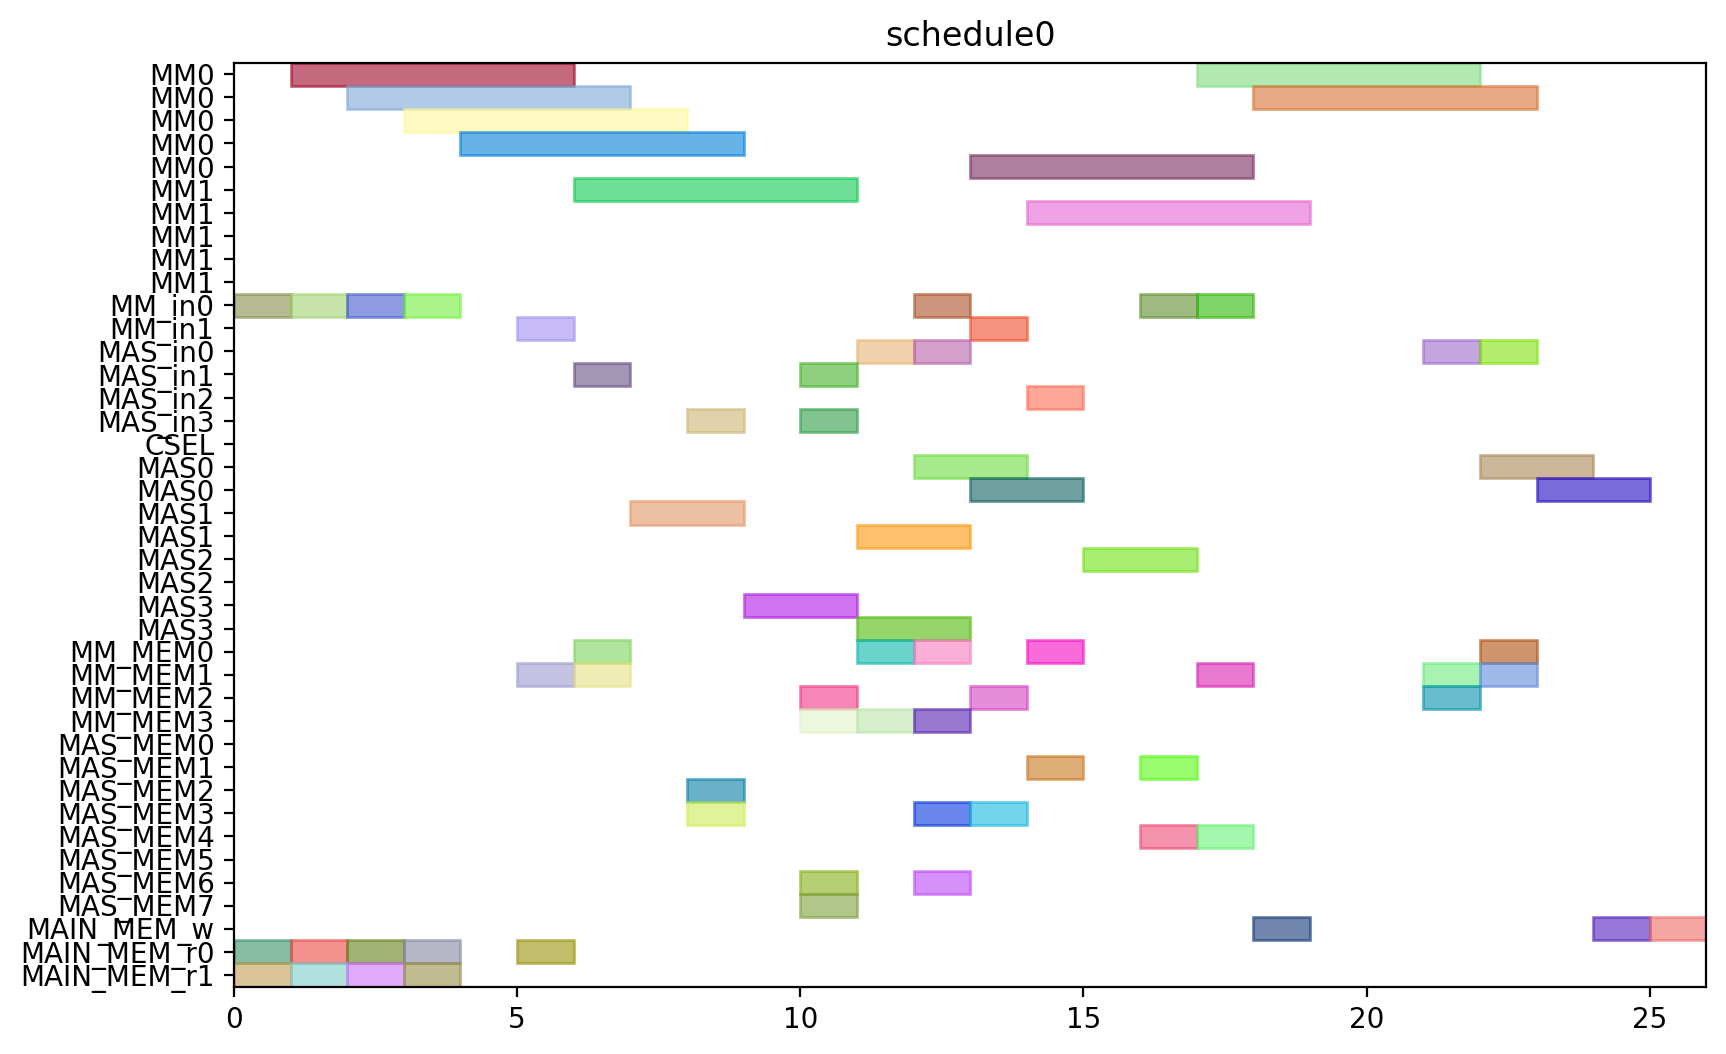

Write Python code to recreate this figure.
from pyschedule import Scenario, solvers, plotters, alt


def solve():
	horizon = 120
	S = Scenario("schedule0", horizon=horizon)

	# resource
	MM = S.Resources('MM', num=2, size=5)
	MM_in = S.Resources('MM_in', num=2)
	MAS_in = S.Resources('MAS_in', num=4)
	CSEL = S.Resource('CSEL')
	MAS = S.Resources('MAS', num=4, size=2, periods=range(1, horizon))
	MM_MEM = S.Resources('MM_MEM', num=4)
	MAS_MEM = S.Resources('MAS_MEM', num=8)
	MAIN_MEM_w = S.Resource('MAIN_MEM_w', size=1)
	MAIN_MEM_r = S.Resources('MAIN_MEM_r', num=2)

	# result of previous scheduling

	# new tasks
	t0 = S.Task('t0', length=5, delay_cost=1)
	t0 += alt(MM)
	t0_in = S.Task('t0_in', length=1, delay_cost=1)
	t0_in += alt(MM_in)
	S += t0_in*MM_in[0]<=t0*MM[0]
	S += t0_in*MM_in[1]<=t0*MM[1]
	t0_mem0 = S.Task('t0_mem0', length=1, delay_cost=1)
	t0_mem0 += MAIN_MEM_r[0]
	S += t0_mem0 <= t0

	t0_mem1 = S.Task('t0_mem1', length=1, delay_cost=1)
	t0_mem1 += MAIN_MEM_r[1]
	S += t0_mem1 <= t0

	t3 = S.Task('t3', length=5, delay_cost=1)
	t3 += alt(MM)
	t3_in = S.Task('t3_in', length=1, delay_cost=1)
	t3_in += alt(MM_in)
	S += t3_in*MM_in[0]<=t3*MM[0]
	S += t3_in*MM_in[1]<=t3*MM[1]
	t3_mem0 = S.Task('t3_mem0', length=1, delay_cost=1)
	t3_mem0 += MAIN_MEM_r[0]
	S += t3_mem0 <= t3

	t3_mem1 = S.Task('t3_mem1', length=1, delay_cost=1)
	t3_mem1 += MAIN_MEM_r[1]
	S += t3_mem1 <= t3

	t1 = S.Task('t1', length=5, delay_cost=1)
	t1 += alt(MM)
	t1_in = S.Task('t1_in', length=1, delay_cost=1)
	t1_in += alt(MM_in)
	S += t1_in*MM_in[0]<=t1*MM[0]
	S += t1_in*MM_in[1]<=t1*MM[1]
	t1_mem0 = S.Task('t1_mem0', length=1, delay_cost=1)
	t1_mem0 += MAIN_MEM_r[0]
	S += t1_mem0 <= t1

	t1_mem1 = S.Task('t1_mem1', length=1, delay_cost=1)
	t1_mem1 += MAIN_MEM_r[1]
	S += t1_mem1 <= t1

	t2 = S.Task('t2', length=5, delay_cost=1)
	t2 += alt(MM)
	t2_in = S.Task('t2_in', length=1, delay_cost=1)
	t2_in += alt(MM_in)
	S += t2_in*MM_in[0]<=t2*MM[0]
	S += t2_in*MM_in[1]<=t2*MM[1]
	t2_mem0 = S.Task('t2_mem0', length=1, delay_cost=1)
	t2_mem0 += MAIN_MEM_r[0]
	S += t2_mem0 <= t2

	t2_mem1 = S.Task('t2_mem1', length=1, delay_cost=1)
	t2_mem1 += MAIN_MEM_r[1]
	S += t2_mem1 <= t2

	t4 = S.Task('t4', length=5, delay_cost=1)
	t4 += alt(MM)
	t4_in = S.Task('t4_in', length=1, delay_cost=1)
	t4_in += alt(MM_in)
	S += t4_in*MM_in[0]<=t4*MM[0]
	S += t4_in*MM_in[1]<=t4*MM[1]
	t4_mem0 = S.Task('t4_mem0', length=1, delay_cost=1)
	t4_mem0 += MAIN_MEM_r[0]
	S += t4_mem0 <= t4

	t4_mem1 = S.Task('t4_mem1', length=1, delay_cost=1)
	t4_mem1 += alt(MM_MEM)
	S += (t2*MM[0])-1 < t4_mem1*MM_MEM[1]
	S += (t2*MM[1])-1 < t4_mem1*MM_MEM[3]
	S += t4_mem1 <= t4

	t5 = S.Task('t5', length=2, delay_cost=1)
	t5 += alt(MAS)
	t5_in = S.Task('t5_in', length=1, delay_cost=1)
	t5_in += alt(MAS_in)
	S += t5_in*MAS_in[0]<=t5*MAS[0]

	S += t5_in*MAS_in[1]<=t5*MAS[1]

	S += t5_in*MAS_in[2]<=t5*MAS[2]

	S += t5_in*MAS_in[3]<=t5*MAS[3]

	t5_mem0 = S.Task('t5_mem0', length=1, delay_cost=1)
	t5_mem0 += alt(MM_MEM)
	S += (t0*MM[0])-1 < t5_mem0*MM_MEM[0]
	S += (t0*MM[1])-1 < t5_mem0*MM_MEM[2]
	S += t5_mem0 <= t5

	t5_mem1 = S.Task('t5_mem1', length=1, delay_cost=1)
	t5_mem1 += alt(MM_MEM)
	S += (t0*MM[0])-1 < t5_mem1*MM_MEM[1]
	S += (t0*MM[1])-1 < t5_mem1*MM_MEM[3]
	S += t5_mem1 <= t5

	t6 = S.Task('t6', length=2, delay_cost=1)
	t6 += alt(MAS)
	t6_in = S.Task('t6_in', length=1, delay_cost=1)
	t6_in += alt(MAS_in)
	S += t6_in*MAS_in[0]<=t6*MAS[0]

	S += t6_in*MAS_in[1]<=t6*MAS[1]

	S += t6_in*MAS_in[2]<=t6*MAS[2]

	S += t6_in*MAS_in[3]<=t6*MAS[3]

	t6_mem0 = S.Task('t6_mem0', length=1, delay_cost=1)
	t6_mem0 += alt(MAS_MEM)
	S += (t5*MAS[0])-1 < t6_mem0*MAS_MEM[0]
	S += (t5*MAS[1])-1 < t6_mem0*MAS_MEM[2]
	S += (t5*MAS[2])-1 < t6_mem0*MAS_MEM[4]
	S += (t5*MAS[3])-1 < t6_mem0*MAS_MEM[6]
	S += t6_mem0 <= t6

	t6_mem1 = S.Task('t6_mem1', length=1, delay_cost=1)
	t6_mem1 += alt(MAS_MEM)
	S += (t5*MAS[0])-1 < t6_mem1*MAS_MEM[1]
	S += (t5*MAS[1])-1 < t6_mem1*MAS_MEM[3]
	S += (t5*MAS[2])-1 < t6_mem1*MAS_MEM[5]
	S += (t5*MAS[3])-1 < t6_mem1*MAS_MEM[7]
	S += t6_mem1 <= t6

	t9 = S.Task('t9', length=2, delay_cost=1)
	t9 += alt(MAS)
	t9_in = S.Task('t9_in', length=1, delay_cost=1)
	t9_in += alt(MAS_in)
	S += t9_in*MAS_in[0]<=t9*MAS[0]

	S += t9_in*MAS_in[1]<=t9*MAS[1]

	S += t9_in*MAS_in[2]<=t9*MAS[2]

	S += t9_in*MAS_in[3]<=t9*MAS[3]

	t9_mem0 = S.Task('t9_mem0', length=1, delay_cost=1)
	t9_mem0 += alt(MM_MEM)
	S += (t0*MM[0])-1 < t9_mem0*MM_MEM[0]
	S += (t0*MM[1])-1 < t9_mem0*MM_MEM[2]
	S += t9_mem0 <= t9

	t9_mem1 = S.Task('t9_mem1', length=1, delay_cost=1)
	t9_mem1 += alt(MM_MEM)
	S += (t4*MM[0])-1 < t9_mem1*MM_MEM[1]
	S += (t4*MM[1])-1 < t9_mem1*MM_MEM[3]
	S += t9_mem1 <= t9

	t10 = S.Task('t10', length=2, delay_cost=1)
	t10 += alt(MAS)
	t10_in = S.Task('t10_in', length=1, delay_cost=1)
	t10_in += alt(MAS_in)
	S += t10_in*MAS_in[0]<=t10*MAS[0]

	S += t10_in*MAS_in[1]<=t10*MAS[1]

	S += t10_in*MAS_in[2]<=t10*MAS[2]

	S += t10_in*MAS_in[3]<=t10*MAS[3]

	t10_mem0 = S.Task('t10_mem0', length=1, delay_cost=1)
	t10_mem0 += alt(MM_MEM)
	S += (t4*MM[0])-1 < t10_mem0*MM_MEM[0]
	S += (t4*MM[1])-1 < t10_mem0*MM_MEM[2]
	S += t10_mem0 <= t10

	t10_mem1 = S.Task('t10_mem1', length=1, delay_cost=1)
	t10_mem1 += alt(MM_MEM)
	S += (t4*MM[0])-1 < t10_mem1*MM_MEM[1]
	S += (t4*MM[1])-1 < t10_mem1*MM_MEM[3]
	S += t10_mem1 <= t10

	t7 = S.Task('t7', length=2, delay_cost=1)
	t7 += alt(MAS)
	t7_in = S.Task('t7_in', length=1, delay_cost=1)
	t7_in += alt(MAS_in)
	S += t7_in*MAS_in[0]<=t7*MAS[0]

	S += t7_in*MAS_in[1]<=t7*MAS[1]

	S += t7_in*MAS_in[2]<=t7*MAS[2]

	S += t7_in*MAS_in[3]<=t7*MAS[3]

	t7_mem0 = S.Task('t7_mem0', length=1, delay_cost=1)
	t7_mem0 += alt(MAS_MEM)
	S += (t6*MAS[0])-1 < t7_mem0*MAS_MEM[0]
	S += (t6*MAS[1])-1 < t7_mem0*MAS_MEM[2]
	S += (t6*MAS[2])-1 < t7_mem0*MAS_MEM[4]
	S += (t6*MAS[3])-1 < t7_mem0*MAS_MEM[6]
	S += t7_mem0 <= t7

	t7_mem1 = S.Task('t7_mem1', length=1, delay_cost=1)
	t7_mem1 += alt(MAS_MEM)
	S += (t6*MAS[0])-1 < t7_mem1*MAS_MEM[1]
	S += (t6*MAS[1])-1 < t7_mem1*MAS_MEM[3]
	S += (t6*MAS[2])-1 < t7_mem1*MAS_MEM[5]
	S += (t6*MAS[3])-1 < t7_mem1*MAS_MEM[7]
	S += t7_mem1 <= t7

	t11 = S.Task('t11', length=2, delay_cost=1)
	t11 += alt(MAS)
	t11_in = S.Task('t11_in', length=1, delay_cost=1)
	t11_in += alt(MAS_in)
	S += t11_in*MAS_in[0]<=t11*MAS[0]

	S += t11_in*MAS_in[1]<=t11*MAS[1]

	S += t11_in*MAS_in[2]<=t11*MAS[2]

	S += t11_in*MAS_in[3]<=t11*MAS[3]

	t11_mem0 = S.Task('t11_mem0', length=1, delay_cost=1)
	t11_mem0 += alt(MAS_MEM)
	S += (t10*MAS[0])-1 < t11_mem0*MAS_MEM[0]
	S += (t10*MAS[1])-1 < t11_mem0*MAS_MEM[2]
	S += (t10*MAS[2])-1 < t11_mem0*MAS_MEM[4]
	S += (t10*MAS[3])-1 < t11_mem0*MAS_MEM[6]
	S += t11_mem0 <= t11

	t11_mem1 = S.Task('t11_mem1', length=1, delay_cost=1)
	t11_mem1 += alt(MM_MEM)
	S += (t4*MM[0])-1 < t11_mem1*MM_MEM[1]
	S += (t4*MM[1])-1 < t11_mem1*MM_MEM[3]
	S += t11_mem1 <= t11

	t8 = S.Task('t8', length=5, delay_cost=1)
	t8 += alt(MM)
	t8_in = S.Task('t8_in', length=1, delay_cost=1)
	t8_in += alt(MM_in)
	S += t8_in*MM_in[0]<=t8*MM[0]
	S += t8_in*MM_in[1]<=t8*MM[1]
	t8_mem0 = S.Task('t8_mem0', length=1, delay_cost=1)
	t8_mem0 += alt(MM_MEM)
	S += (t4*MM[0])-1 < t8_mem0*MM_MEM[0]
	S += (t4*MM[1])-1 < t8_mem0*MM_MEM[2]
	S += t8_mem0 <= t8

	t8_mem1 = S.Task('t8_mem1', length=1, delay_cost=1)
	t8_mem1 += alt(MAS_MEM)
	S += (t7*MAS[0])-1 < t8_mem1*MAS_MEM[1]
	S += (t7*MAS[1])-1 < t8_mem1*MAS_MEM[3]
	S += (t7*MAS[2])-1 < t8_mem1*MAS_MEM[5]
	S += (t7*MAS[3])-1 < t8_mem1*MAS_MEM[7]
	S += t8_mem1 <= t8

	new_PZ = S.Task('new_PZ', length=5, delay_cost=1)
	new_PZ += alt(MM)
	new_PZ_in = S.Task('new_PZ_in', length=1, delay_cost=1)
	new_PZ_in += alt(MM_in)
	S += new_PZ_in*MM_in[0]<=new_PZ*MM[0]
	S += new_PZ_in*MM_in[1]<=new_PZ*MM[1]
	S += 0<new_PZ

	new_PZ_w = S.Task('new_PZ_w', length=1, delay_cost=1)
	new_PZ_w += alt(MAIN_MEM_w)
	S += new_PZ <= new_PZ_w

	new_PZ_mem0 = S.Task('new_PZ_mem0', length=1, delay_cost=1)
	new_PZ_mem0 += alt(MM_MEM)
	S += (t1*MM[0])-1 < new_PZ_mem0*MM_MEM[0]
	S += (t1*MM[1])-1 < new_PZ_mem0*MM_MEM[2]
	S += new_PZ_mem0 <= new_PZ

	new_PZ_mem1 = S.Task('new_PZ_mem1', length=1, delay_cost=1)
	new_PZ_mem1 += alt(MAS_MEM)
	S += (t7*MAS[0])-1 < new_PZ_mem1*MAS_MEM[1]
	S += (t7*MAS[1])-1 < new_PZ_mem1*MAS_MEM[3]
	S += (t7*MAS[2])-1 < new_PZ_mem1*MAS_MEM[5]
	S += (t7*MAS[3])-1 < new_PZ_mem1*MAS_MEM[7]
	S += new_PZ_mem1 <= new_PZ

	t12 = S.Task('t12', length=2, delay_cost=1)
	t12 += alt(MAS)
	t12_in = S.Task('t12_in', length=1, delay_cost=1)
	t12_in += alt(MAS_in)
	S += t12_in*MAS_in[0]<=t12*MAS[0]

	S += t12_in*MAS_in[1]<=t12*MAS[1]

	S += t12_in*MAS_in[2]<=t12*MAS[2]

	S += t12_in*MAS_in[3]<=t12*MAS[3]

	t12_mem0 = S.Task('t12_mem0', length=1, delay_cost=1)
	t12_mem0 += alt(MM_MEM)
	S += (t0*MM[0])-1 < t12_mem0*MM_MEM[0]
	S += (t0*MM[1])-1 < t12_mem0*MM_MEM[2]
	S += t12_mem0 <= t12

	t12_mem1 = S.Task('t12_mem1', length=1, delay_cost=1)
	t12_mem1 += alt(MAS_MEM)
	S += (t11*MAS[0])-1 < t12_mem1*MAS_MEM[1]
	S += (t11*MAS[1])-1 < t12_mem1*MAS_MEM[3]
	S += (t11*MAS[2])-1 < t12_mem1*MAS_MEM[5]
	S += (t11*MAS[3])-1 < t12_mem1*MAS_MEM[7]
	S += t12_mem1 <= t12

	t13 = S.Task('t13', length=5, delay_cost=1)
	t13 += alt(MM)
	t13_in = S.Task('t13_in', length=1, delay_cost=1)
	t13_in += alt(MM_in)
	S += t13_in*MM_in[0]<=t13*MM[0]
	S += t13_in*MM_in[1]<=t13*MM[1]
	t13_mem0 = S.Task('t13_mem0', length=1, delay_cost=1)
	t13_mem0 += alt(MAS_MEM)
	S += (t12*MAS[0])-1 < t13_mem0*MAS_MEM[0]
	S += (t12*MAS[1])-1 < t13_mem0*MAS_MEM[2]
	S += (t12*MAS[2])-1 < t13_mem0*MAS_MEM[4]
	S += (t12*MAS[3])-1 < t13_mem0*MAS_MEM[6]
	S += t13_mem0 <= t13

	t13_mem1 = S.Task('t13_mem1', length=1, delay_cost=1)
	t13_mem1 += alt(MAS_MEM)
	S += (t9*MAS[0])-1 < t13_mem1*MAS_MEM[1]
	S += (t9*MAS[1])-1 < t13_mem1*MAS_MEM[3]
	S += (t9*MAS[2])-1 < t13_mem1*MAS_MEM[5]
	S += (t9*MAS[3])-1 < t13_mem1*MAS_MEM[7]
	S += t13_mem1 <= t13

	t14 = S.Task('t14', length=5, delay_cost=1)
	t14 += alt(MM)
	t14_in = S.Task('t14_in', length=1, delay_cost=1)
	t14_in += alt(MM_in)
	S += t14_in*MM_in[0]<=t14*MM[0]
	S += t14_in*MM_in[1]<=t14*MM[1]
	t14_mem0 = S.Task('t14_mem0', length=1, delay_cost=1)
	t14_mem0 += alt(MAS_MEM)
	S += (t12*MAS[0])-1 < t14_mem0*MAS_MEM[0]
	S += (t12*MAS[1])-1 < t14_mem0*MAS_MEM[2]
	S += (t12*MAS[2])-1 < t14_mem0*MAS_MEM[4]
	S += (t12*MAS[3])-1 < t14_mem0*MAS_MEM[6]
	S += t14_mem0 <= t14

	t14_mem1 = S.Task('t14_mem1', length=1, delay_cost=1)
	t14_mem1 += alt(MM_MEM)
	S += (t3*MM[0])-1 < t14_mem1*MM_MEM[1]
	S += (t3*MM[1])-1 < t14_mem1*MM_MEM[3]
	S += t14_mem1 <= t14

	new_PY = S.Task('new_PY', length=2, delay_cost=1)
	new_PY += alt(MAS)
	new_PY_in = S.Task('new_PY_in', length=1, delay_cost=1)
	new_PY_in += alt(MAS_in)
	S += new_PY_in*MAS_in[0]<=new_PY*MAS[0]

	S += new_PY_in*MAS_in[1]<=new_PY*MAS[1]

	S += new_PY_in*MAS_in[2]<=new_PY*MAS[2]

	S += new_PY_in*MAS_in[3]<=new_PY*MAS[3]

	S += 0<new_PY

	new_PY_w = S.Task('new_PY_w', length=1, delay_cost=1)
	new_PY_w += alt(MAIN_MEM_w)
	S += new_PY <= new_PY_w

	new_PY_mem0 = S.Task('new_PY_mem0', length=1, delay_cost=1)
	new_PY_mem0 += alt(MM_MEM)
	S += (t8*MM[0])-1 < new_PY_mem0*MM_MEM[0]
	S += (t8*MM[1])-1 < new_PY_mem0*MM_MEM[2]
	S += new_PY_mem0 <= new_PY

	new_PY_mem1 = S.Task('new_PY_mem1', length=1, delay_cost=1)
	new_PY_mem1 += alt(MM_MEM)
	S += (t13*MM[0])-1 < new_PY_mem1*MM_MEM[1]
	S += (t13*MM[1])-1 < new_PY_mem1*MM_MEM[3]
	S += new_PY_mem1 <= new_PY

	new_PX = S.Task('new_PX', length=2, delay_cost=1)
	new_PX += alt(MAS)
	new_PX_in = S.Task('new_PX_in', length=1, delay_cost=1)
	new_PX_in += alt(MAS_in)
	S += new_PX_in*MAS_in[0]<=new_PX*MAS[0]

	S += new_PX_in*MAS_in[1]<=new_PX*MAS[1]

	S += new_PX_in*MAS_in[2]<=new_PX*MAS[2]

	S += new_PX_in*MAS_in[3]<=new_PX*MAS[3]

	S += 0<new_PX

	new_PX_w = S.Task('new_PX_w', length=1, delay_cost=1)
	new_PX_w += alt(MAIN_MEM_w)
	S += new_PX <= new_PX_w

	new_PX_mem0 = S.Task('new_PX_mem0', length=1, delay_cost=1)
	new_PX_mem0 += alt(MM_MEM)
	S += (t14*MM[0])-1 < new_PX_mem0*MM_MEM[0]
	S += (t14*MM[1])-1 < new_PX_mem0*MM_MEM[2]
	S += new_PX_mem0 <= new_PX

	new_PX_mem1 = S.Task('new_PX_mem1', length=1, delay_cost=1)
	new_PX_mem1 += alt(MM_MEM)
	S += (t14*MM[0])-1 < new_PX_mem1*MM_MEM[1]
	S += (t14*MM[1])-1 < new_PX_mem1*MM_MEM[3]
	S += new_PX_mem1 <= new_PX

	solvers.mip.solve(S,msg=1,kind='CPLEX',ratio_gap=1.01)

	solution = [['hoge']*len(S.solution()[1]) for i in range(len(S.solution()))]
	for i in range(len(S.solution())):
		for j in range(len(S.solution()[i])):
			solution[i][j]=str(S.solution()[i][j])
	print(solution)

	cycles = int(solution[-1][3])

	pic_file_name = "/mnt/rose/usr1/fukuda/ABE/multiRAM_multiMAS_16mux/scheduling_result/stage5MM2_stage2MAS4/EP_DBL_A_0/schedule0.png"
	if(S.solution() != []):
		plotters.matplotlib.plot(S,img_filename=pic_file_name, show_task_labels=False, fig_size=(cycles*0.25+3, 6))

	return solution
